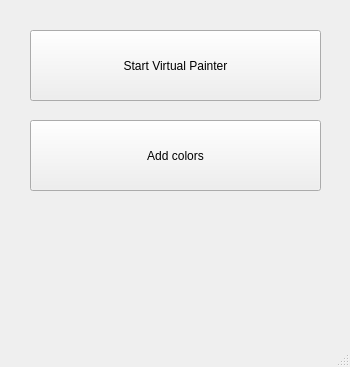
<?xml version="1.0" encoding="UTF-8"?>
<ui version="4.0">
 <class>MainWindow</class>
 <widget class="QMainWindow" name="MainWindow">
  <property name="geometry">
   <rect>
    <x>0</x>
    <y>0</y>
    <width>350</width>
    <height>367</height>
   </rect>
  </property>
  <property name="windowTitle">
   <string>VirtualPainter</string>
  </property>
  <widget class="QWidget" name="centralwidget">
   <widget class="QStackedWidget" name="stackedWidget">
    <property name="geometry">
     <rect>
      <x>10</x>
      <y>10</y>
      <width>331</width>
      <height>341</height>
     </rect>
    </property>
    <property name="currentIndex">
     <number>0</number>
    </property>
    <widget class="QWidget" name="page">
     <widget class="QPushButton" name="pushButton">
      <property name="geometry">
       <rect>
        <x>20</x>
        <y>20</y>
        <width>291</width>
        <height>71</height>
       </rect>
      </property>
      <property name="text">
       <string>Start Virtual Painter</string>
      </property>
     </widget>
     <widget class="QPushButton" name="pushButton_2">
      <property name="geometry">
       <rect>
        <x>20</x>
        <y>110</y>
        <width>291</width>
        <height>71</height>
       </rect>
      </property>
      <property name="text">
       <string>Add colors</string>
      </property>
     </widget>
    </widget>
    <widget class="QWidget" name="page_2">
     <widget class="QPushButton" name="pushButton_3">
      <property name="geometry">
       <rect>
        <x>180</x>
        <y>290</y>
        <width>141</width>
        <height>23</height>
       </rect>
      </property>
      <property name="text">
       <string>Add default colors</string>
      </property>
     </widget>
     <widget class="QLabel" name="label">
      <property name="geometry">
       <rect>
        <x>10</x>
        <y>10</y>
        <width>41</width>
        <height>21</height>
       </rect>
      </property>
      <property name="text">
       <string>Hue Min</string>
      </property>
     </widget>
     <widget class="QLabel" name="label_2">
      <property name="geometry">
       <rect>
        <x>10</x>
        <y>40</y>
        <width>41</width>
        <height>21</height>
       </rect>
      </property>
      <property name="text">
       <string>Hue Max</string>
      </property>
     </widget>
     <widget class="QLabel" name="label_3">
      <property name="geometry">
       <rect>
        <x>10</x>
        <y>70</y>
        <width>41</width>
        <height>21</height>
       </rect>
      </property>
      <property name="text">
       <string>Sat Min</string>
      </property>
     </widget>
     <widget class="QLabel" name="label_4">
      <property name="geometry">
       <rect>
        <x>10</x>
        <y>100</y>
        <width>41</width>
        <height>21</height>
       </rect>
      </property>
      <property name="text">
       <string>Sat Max</string>
      </property>
     </widget>
     <widget class="QLabel" name="label_5">
      <property name="geometry">
       <rect>
        <x>10</x>
        <y>130</y>
        <width>51</width>
        <height>21</height>
       </rect>
      </property>
      <property name="text">
       <string>Value Min</string>
      </property>
     </widget>
     <widget class="QLabel" name="label_6">
      <property name="geometry">
       <rect>
        <x>10</x>
        <y>160</y>
        <width>51</width>
        <height>21</height>
       </rect>
      </property>
      <property name="text">
       <string>Value Max</string>
      </property>
     </widget>
     <widget class="QSlider" name="horizontalSlider">
      <property name="geometry">
       <rect>
        <x>70</x>
        <y>10</y>
        <width>221</width>
        <height>22</height>
       </rect>
      </property>
      <property name="orientation">
       <enum>Qt::Horizontal</enum>
      </property>
     </widget>
     <widget class="QSlider" name="horizontalSlider_2">
      <property name="geometry">
       <rect>
        <x>70</x>
        <y>40</y>
        <width>221</width>
        <height>22</height>
       </rect>
      </property>
      <property name="orientation">
       <enum>Qt::Horizontal</enum>
      </property>
     </widget>
     <widget class="QSlider" name="horizontalSlider_3">
      <property name="geometry">
       <rect>
        <x>70</x>
        <y>70</y>
        <width>221</width>
        <height>22</height>
       </rect>
      </property>
      <property name="orientation">
       <enum>Qt::Horizontal</enum>
      </property>
     </widget>
     <widget class="QSlider" name="horizontalSlider_4">
      <property name="geometry">
       <rect>
        <x>70</x>
        <y>100</y>
        <width>221</width>
        <height>22</height>
       </rect>
      </property>
      <property name="orientation">
       <enum>Qt::Horizontal</enum>
      </property>
     </widget>
     <widget class="QSlider" name="horizontalSlider_5">
      <property name="geometry">
       <rect>
        <x>70</x>
        <y>130</y>
        <width>221</width>
        <height>22</height>
       </rect>
      </property>
      <property name="orientation">
       <enum>Qt::Horizontal</enum>
      </property>
     </widget>
     <widget class="QSlider" name="horizontalSlider_6">
      <property name="geometry">
       <rect>
        <x>70</x>
        <y>160</y>
        <width>221</width>
        <height>22</height>
       </rect>
      </property>
      <property name="orientation">
       <enum>Qt::Horizontal</enum>
      </property>
     </widget>
     <widget class="QLabel" name="label_7">
      <property name="geometry">
       <rect>
        <x>300</x>
        <y>10</y>
        <width>21</width>
        <height>21</height>
       </rect>
      </property>
      <property name="styleSheet">
       <string notr="true">background-color: rgb(255, 255, 255);</string>
      </property>
      <property name="text">
       <string/>
      </property>
     </widget>
     <widget class="QLabel" name="label_8">
      <property name="geometry">
       <rect>
        <x>300</x>
        <y>40</y>
        <width>21</width>
        <height>21</height>
       </rect>
      </property>
      <property name="styleSheet">
       <string notr="true">background-color: rgb(255, 255, 255);</string>
      </property>
      <property name="text">
       <string/>
      </property>
     </widget>
     <widget class="QLabel" name="label_9">
      <property name="geometry">
       <rect>
        <x>300</x>
        <y>70</y>
        <width>21</width>
        <height>21</height>
       </rect>
      </property>
      <property name="styleSheet">
       <string notr="true">background-color: rgb(255, 255, 255);</string>
      </property>
      <property name="text">
       <string/>
      </property>
     </widget>
     <widget class="QLabel" name="label_10">
      <property name="geometry">
       <rect>
        <x>300</x>
        <y>100</y>
        <width>21</width>
        <height>21</height>
       </rect>
      </property>
      <property name="styleSheet">
       <string notr="true">background-color: rgb(255, 255, 255);</string>
      </property>
      <property name="text">
       <string/>
      </property>
     </widget>
     <widget class="QLabel" name="label_11">
      <property name="geometry">
       <rect>
        <x>300</x>
        <y>130</y>
        <width>21</width>
        <height>21</height>
       </rect>
      </property>
      <property name="styleSheet">
       <string notr="true">background-color: rgb(255, 255, 255);</string>
      </property>
      <property name="text">
       <string/>
      </property>
     </widget>
     <widget class="QLabel" name="label_12">
      <property name="geometry">
       <rect>
        <x>300</x>
        <y>160</y>
        <width>21</width>
        <height>21</height>
       </rect>
      </property>
      <property name="styleSheet">
       <string notr="true">background-color: rgb(255, 255, 255);</string>
      </property>
      <property name="text">
       <string/>
      </property>
     </widget>
     <widget class="QLabel" name="label_13">
      <property name="geometry">
       <rect>
        <x>20</x>
        <y>240</y>
        <width>61</width>
        <height>21</height>
       </rect>
      </property>
      <property name="text">
       <string>Brush color</string>
      </property>
     </widget>
     <widget class="QLabel" name="label_14">
      <property name="geometry">
       <rect>
        <x>90</x>
        <y>230</y>
        <width>41</width>
        <height>41</height>
       </rect>
      </property>
      <property name="styleSheet">
       <string notr="true">background-color: rgb(255, 255, 255);</string>
      </property>
      <property name="text">
       <string/>
      </property>
     </widget>
     <widget class="QPushButton" name="pushButton_4">
      <property name="geometry">
       <rect>
        <x>20</x>
        <y>200</y>
        <width>111</width>
        <height>21</height>
       </rect>
      </property>
      <property name="text">
       <string>Set brush color</string>
      </property>
     </widget>
     <widget class="QPushButton" name="pushButton_5">
      <property name="geometry">
       <rect>
        <x>20</x>
        <y>290</y>
        <width>111</width>
        <height>23</height>
       </rect>
      </property>
      <property name="text">
       <string>Back to the menu</string>
      </property>
     </widget>
     <widget class="QPushButton" name="pushButton_7">
      <property name="geometry">
       <rect>
        <x>180</x>
        <y>200</y>
        <width>141</width>
        <height>71</height>
       </rect>
      </property>
      <property name="text">
       <string>Add Color</string>
      </property>
     </widget>
    </widget>
    <widget class="QWidget" name="page_3">
     <widget class="QPushButton" name="pushButton_6">
      <property name="geometry">
       <rect>
        <x>20</x>
        <y>290</y>
        <width>111</width>
        <height>23</height>
       </rect>
      </property>
      <property name="text">
       <string>Back to the menu</string>
      </property>
     </widget>
    </widget>
   </widget>
  </widget>
  <widget class="QMenuBar" name="menubar">
   <property name="geometry">
    <rect>
     <x>0</x>
     <y>0</y>
     <width>350</width>
     <height>21</height>
    </rect>
   </property>
  </widget>
  <widget class="QStatusBar" name="statusbar"/>
 </widget>
 <resources/>
 <connections/>
</ui>
